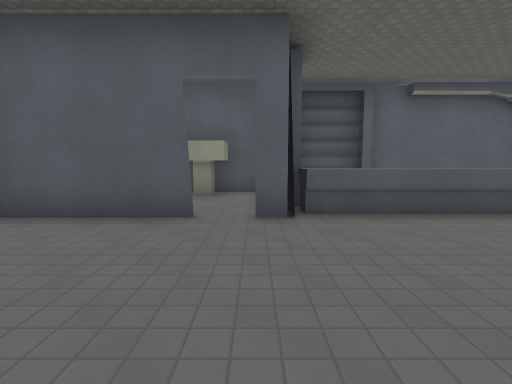
[1] (above)

23 first-person views from a walk through a level from a Godot 3-D game. The camera is 1.5 m above the floor, tilts 6° down and sees 85° across. The floor is counted in squares, 2 m on a side. Each view is taken from the middle of a square. On the plan, view 1 faces up. The plan holds only what a view shows up to about 10 squares ahead; the rest is blank. The place goes on beyond the plan. Characters and animated objects are left out. Surface patterns are stand-ins for the level's own textures.

[2]
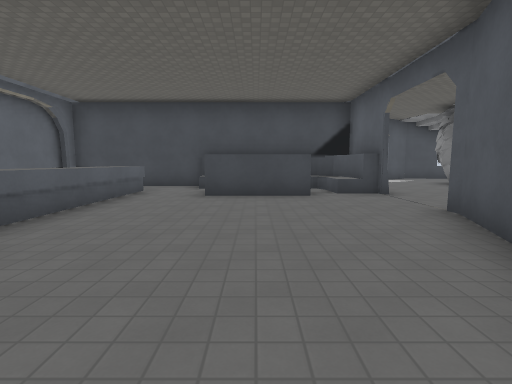

[3]
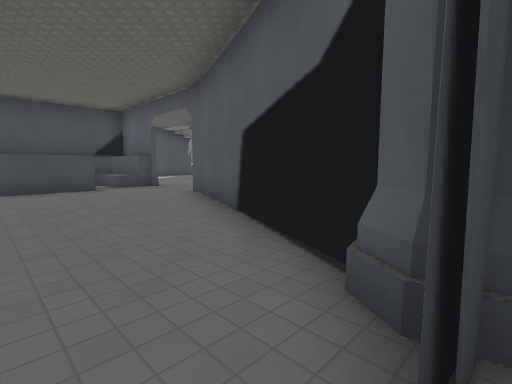

[4]
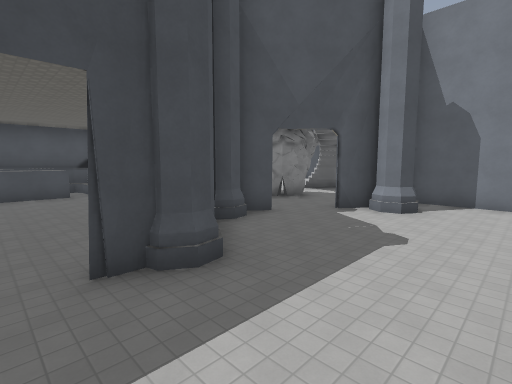

[5]
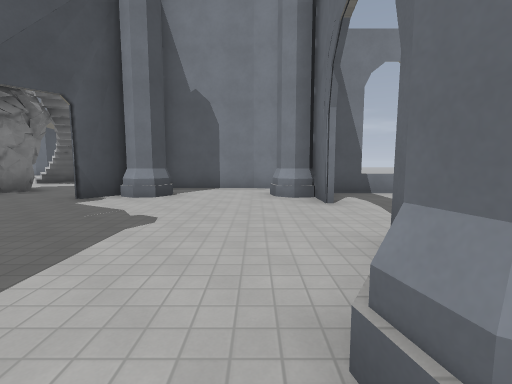

[6]
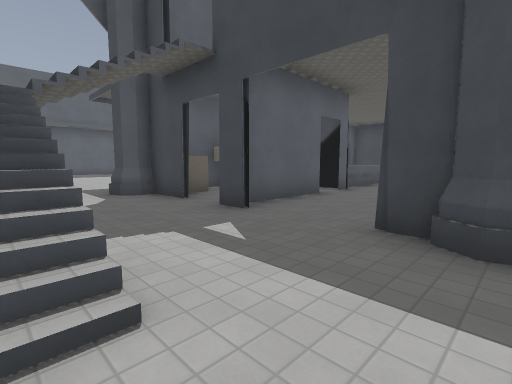

[7]
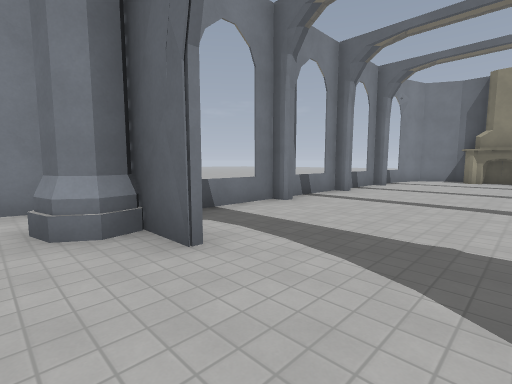

[8]
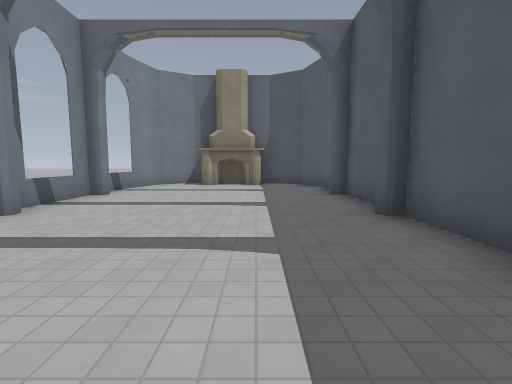

[9]
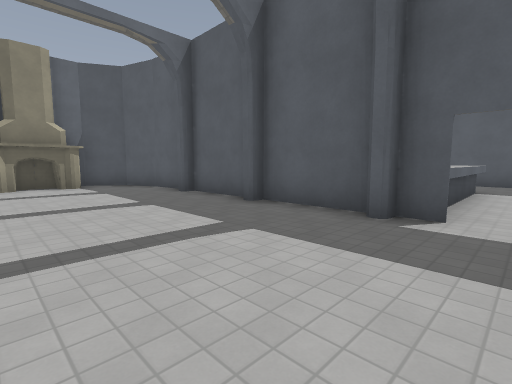

[10]
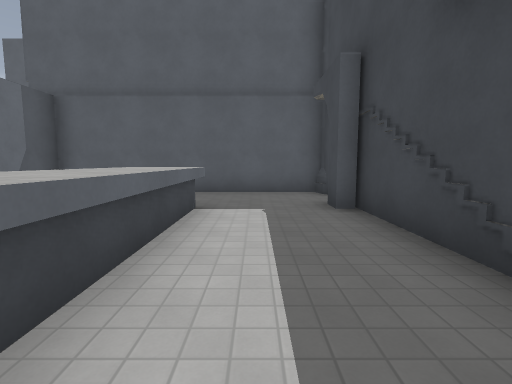

[11]
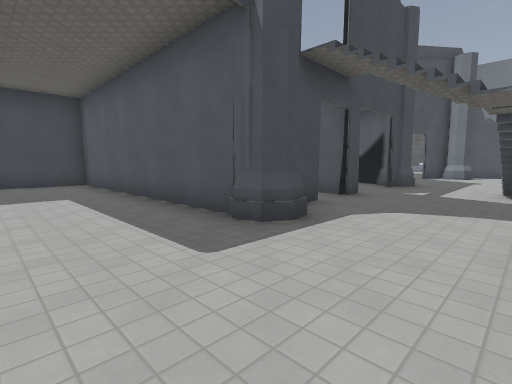

[12]
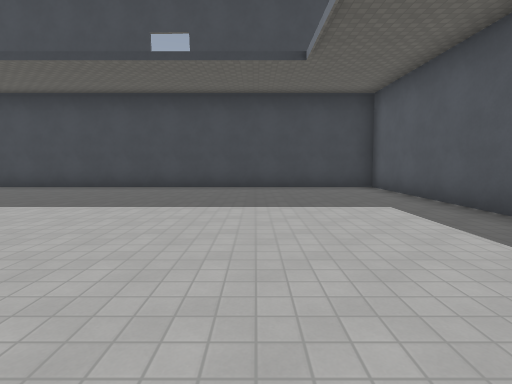

[13]
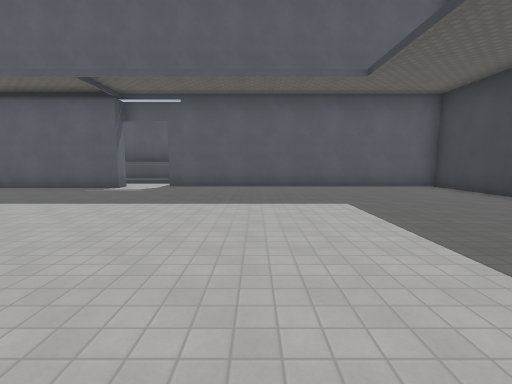

[14]
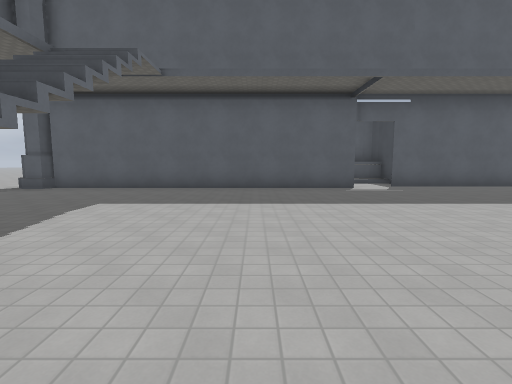

[15]
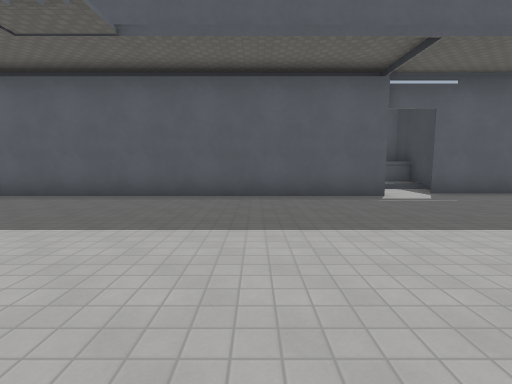

[16]
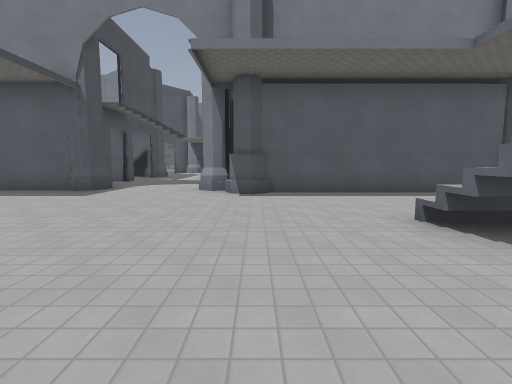

[17]
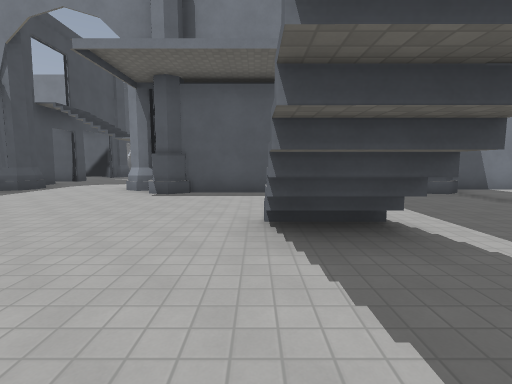

[18]
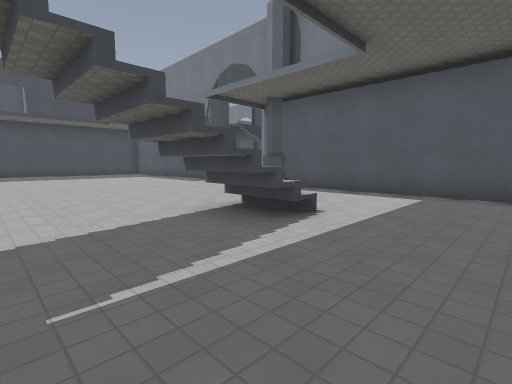

[19]
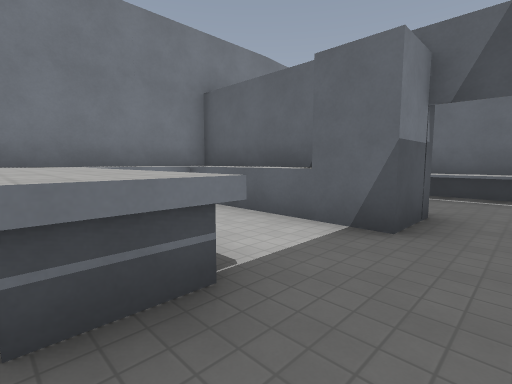

[20]
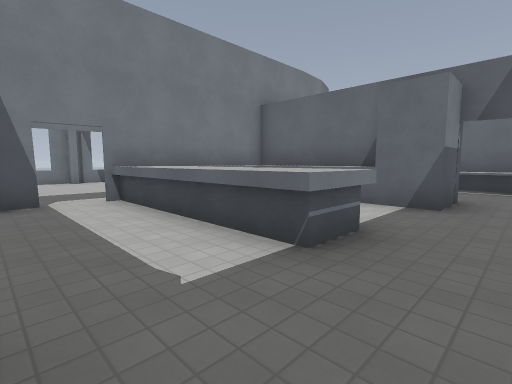

[21]
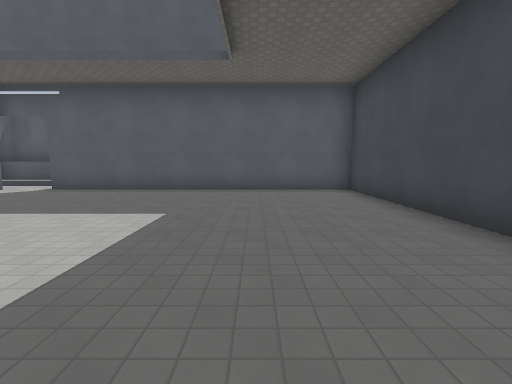

[22]
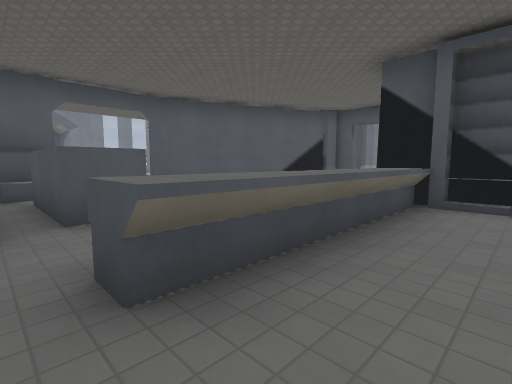

[23]
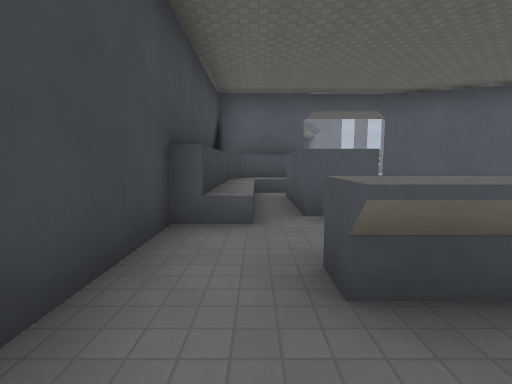

### Floor plan
Key: @ floor where view 1 was taken; # wall or solid block; x gap in a wall; . floor; / step, stairs or slope; = window, fence, low wall or low ledge; ^ raised ledge; S sink; B block; F fireplace.
Columns run from 20 left of view 1 to 8 right of it. Each row starts with its distance up from view 1.
 22             ^####
 21              ...#
 20      #########..########
 19     ##..................#
 18      ...................#
 17      ...................#
 16       ..................#
 15      ...................#
 14      ...................#
 13      ...##..............#
 12      ...^^..............#
 11      ...................#
 10      ...................#
  9      ...................#
  8    .########............#
  7   ###########...#B##########
  6   #..x..........#BSS#......#
  5   #. ##.....#...x...#......#
  4   #  ##.^^..#...###x#^^^^^.#
  3      ^^.^^..#/.............#
  2      ^^.^^..#/...........#^#
  1      #^^^^..#...#........#^#
  0 #########^.##...##..@....x^#
 -1 #...........#....####....^^#
 -2 #.................# ###..##
 -3 F.................#    .....
 -4 F..................      ....
 -5 ##..........#...#...       ..
 -6  #=##=#=##=##...#..##      #
 -7             ##### .#
 -8                    .

Where each view was taken, in squares from view 1:
view 1: 0 up, 0 right, facing up
view 2: 1 up, 2 left, facing right
view 3: 2 up, 4 left, facing down-right
view 4: 2 up, 7 left, facing down-right
view 5: 1 up, 7 left, facing down
view 6: 0 up, 7 left, facing up-right
view 7: 2 down, 7 left, facing down-left
view 8: 2 down, 10 left, facing left
view 9: 4 down, 10 left, facing up-left
view 10: 0 up, 10 left, facing up
view 11: 10 up, 7 left, facing down-right
view 12: 11 up, 5 left, facing right
view 13: 11 up, 2 left, facing up
view 14: 11 up, 9 left, facing up
view 15: 13 up, 9 left, facing up
view 16: 15 up, 9 left, facing down
view 17: 15 up, 11 left, facing down
view 18: 15 up, 15 left, facing down-right
view 19: 6 up, 11 left, facing down-left
view 20: 6 up, 9 left, facing down-left
view 21: 12 up, 1 right, facing up
view 22: 6 up, 6 right, facing down-left
view 23: 6 up, 6 right, facing down
